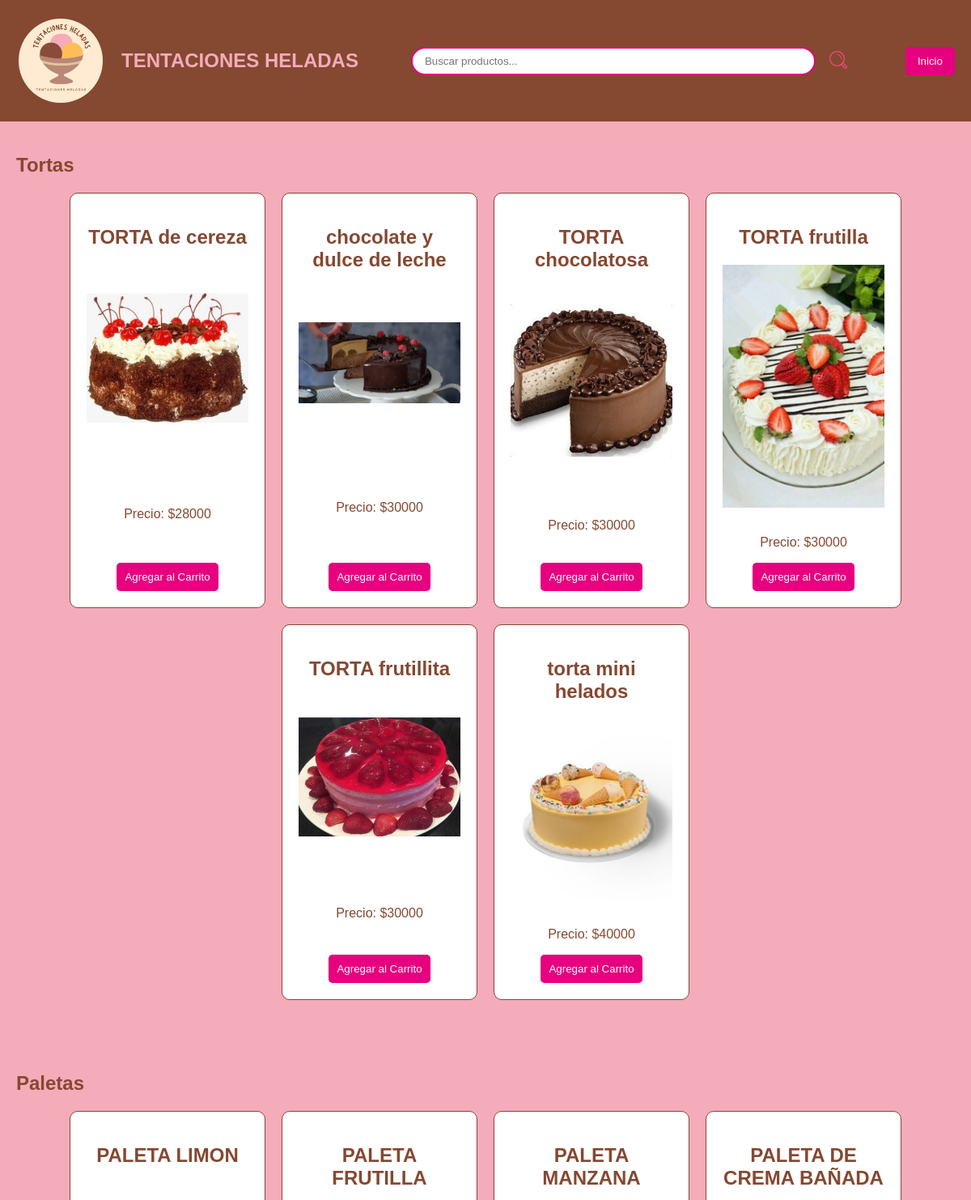
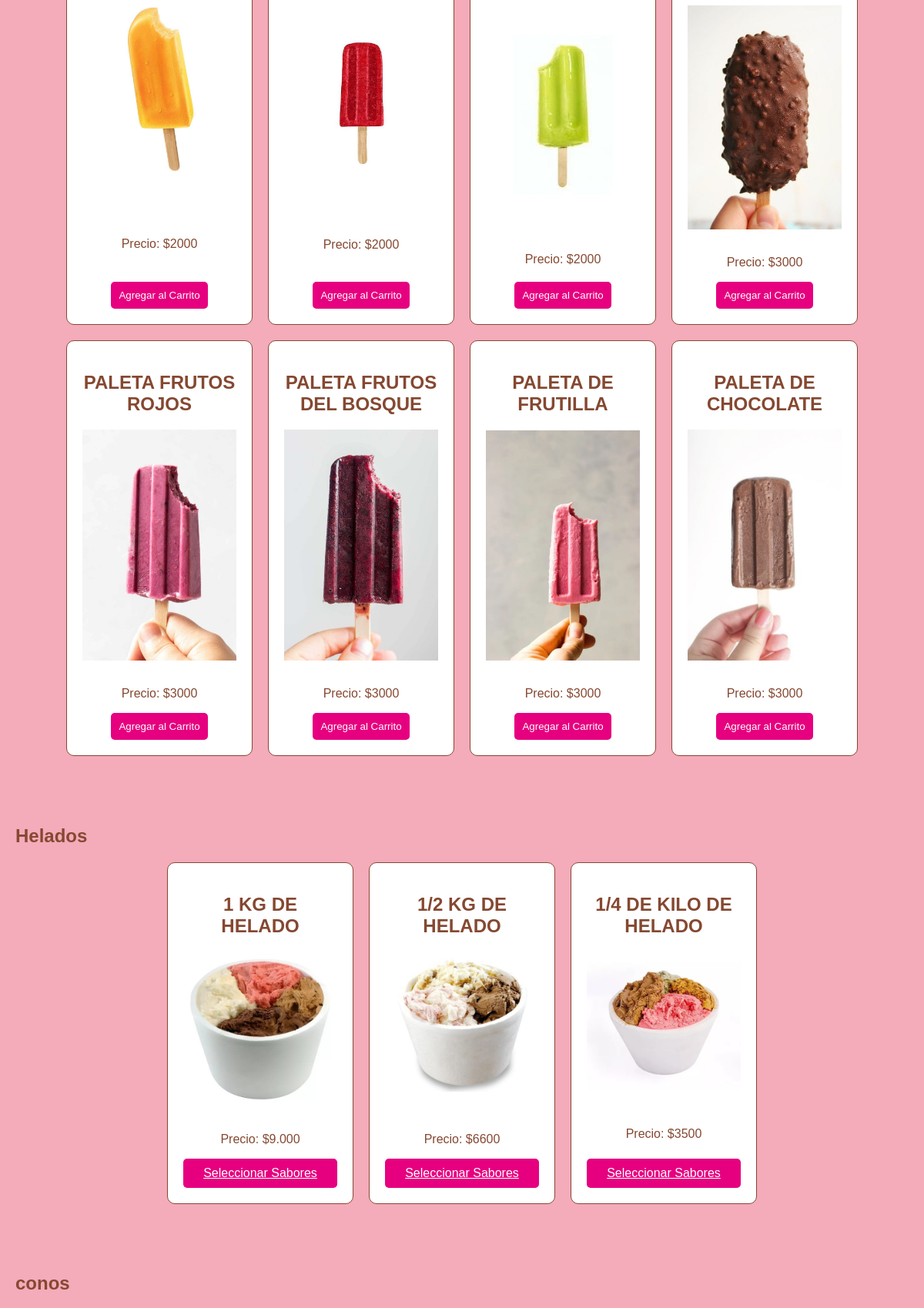
Screenshot of /cliente/helados_clientes.php (upper part) with the database file from the repository (2 pictures, top to bottom).
### tables this page shows
CREATE TABLE `productos` (
  `ID` int(255) NOT NULL,
  `nombre` varchar(255) NOT NULL,
  `categoria_id` int(11) DEFAULT NULL,
  `Precio` varchar(11) NOT NULL,
  `imagen` varchar(255) NOT NULL,
  `stock` varchar(255) NOT NULL
);

### cliente/helados_clientes.php (the view, shortened to what this page needs)
<?php
include '../db.php';
$query = "SELECT c.ID AS categoria_id, c.nombre AS categoria_nombre, p.ID AS producto_id, p.nombre AS producto_nombre, p.precio, p.imagen
          FROM categorias c
          LEFT JOIN productos p ON c.ID = p.categoria_id
          ORDER BY c.ID, p.ID";
$result = $conn->query($query);
$categorias = [];
while ($row = $result->fetch_assoc()) {
    $categoria_id = $row['categoria_id'];
    $categoria_nombre = htmlspecialchars($row['categoria_nombre']);
    $producto_id = $row['producto_id'];
    $producto_nombre = htmlspecialchars($row['producto_nombre']);
    $producto_precio = htmlspecialchars($row['precio']);
    $producto_imagen = htmlspecialchars($row['imagen']);
    if (!isset($categorias[$categoria_id])) {
        $categorias[$categoria_id] = [
            'nombre' => $categoria_nombre,
            'productos' => []
        ];
    }
    if ($producto_id) {
        $categorias[$categoria_id]['productos'][] = [
            'id' => $producto_id,
            'nombre' => $producto_nombre,
            'precio' => $producto_precio,
            'imagen' => $producto_imagen
        ];
    }
}
?>
<!DOCTYPE html>
<html lang="es">
<head>
</head>
<body>
    <header>
        <div class="header-left">
            <img class="logo" src="../img/logo.png" alt="logo">
            <h1>TENTACIONES HELADAS</h1>
        </div>
        <div class="search-container">
            <input type="search" id="searchInput" placeholder="Buscar productos...">
            <button class="search-btn" onclick="scrollToProduct()">
                <img src="../img/lupa.webp" alt="Buscar" style="width: 24px; height: 24px;">
            </button>
        </div>
        <button class="home-button" onclick="location.href='index-cliente.php'">Inicio</button>
    </header>
    <main>
        <?php foreach ($categorias as $categoria): ?>
            <h2><?php echo $categoria['nombre']; ?></h2>
            <div class="cajitamm">
                <?php foreach ($categoria['productos'] as $producto): ?>
                    <div class="cho">
                        <h2><?php echo $producto['nombre']; ?></h2>
                        <img class="publi" src="../img/<?php echo $producto['imagen']; ?>" height="250px"><br>
                        <p>Precio: $<?php echo $producto['precio']; ?></p>
                        <?php
                        if (($categoria['nombre'] == 'Helados' || $categoria['nombre'] == 'Conos') && $producto['id'] != 19): ?>
                            <a href="seleccionar_sabores.php?producto_id=<?= $producto['id'] ?>" class="select-button">Seleccionar Sabores</a>
                        <?php else: ?>
                            <form class="add" action="agregar_al_carrito.php" method="POST">
                                <button type="submit" class="select-button">Agregar al Carrito</button>
                            </form>
                        <?php endif; ?>
                    </div>
                <?php endforeach; ?>
            </div>
        <?php endforeach; ?>
    </main>
</body>
</html>

### cliente/helados_clientes.php (style rules this page uses)
body { font-family: Arial, sans-serif; background-color: #f4abba; color: #854831; margin: 0; padding: 0; }
.logo { max-width: 130px; }
header { background-color: #854831; color: #f4abba; padding: 10px; display: flex; align-items: center; justify-content: space-between; flex-wrap: wrap; }
.header-left { display: flex; align-items: center; }
.header-left h1 { margin-left: 10px; font-size: 24px; }
.search-container { flex: 1; display: flex; justify-content: center; margin: 10px 0; position: relative; }
input[type="search"] { border: 2px solid #e6007f; border-radius: 20px; padding: 8px 40px 8px 15px; outline: none; color: #333; width: 100%; max-width: 500px; transition: border-color 0.3s ease; }
.search-btn { background-color: transparent; border: none; cursor: pointer; margin-left: 10px; transition: transform 0.2s; }
.home-button { background-color: #e6007f; border: none; border-radius: 5px; padding: 10px 15px; color: white; cursor: pointer; margin-right: 10px; }
main { padding: 20px; }
.cajitamm { display: flex; flex-wrap: wrap; gap: 20px; justify-content: center; padding-bottom: 6%; }
.cho { border: 1px solid #854831; border-radius: 10px; padding: 20px; background-color: #ffffff; width: 200px; text-align: center; display: flex; flex-direction: column; justify-content: space-between; transition: transform 0.3s; }
.publi { width: 100%; height: auto; }
.select-button { background-color: #e6007f; color: white; border: none; border-radius: 5px; padding: 10px; cursor: pointer; transition: background-color 0.3s ease, transform 0.2s ease; }

### rows the page displays
productos: nombre "TORTA de cereza", imagen (picture), Precio "28000"
productos: nombre "chocolate y dulce de leche", imagen (picture), Precio "30000"
productos: nombre "TORTA chocolatosa", imagen (picture), Precio "30000"
productos: nombre "TORTA frutilla", imagen (picture), Precio "30000"
productos: nombre "TORTA frutillita", imagen (picture), Precio "30000"
productos: nombre "torta mini helados", imagen (picture), Precio "40000"
productos: nombre "PALETA LIMON", imagen (picture), Precio "2000"
productos: nombre "PALETA FRUTILLA", imagen (picture), Precio "2000"
productos: nombre "PALETA MANZANA", imagen (picture), Precio "2000"
productos: nombre "PALETA DE CREMA BAÑADA", imagen (picture), Precio "3000"
productos: nombre "PALETA FRUTOS ROJOS", imagen (picture), Precio "3000"
productos: nombre "PALETA FRUTOS DEL BOSQUE", imagen (picture), Precio "3000"
productos: nombre "PALETA DE FRUTILLA", imagen (picture), Precio "3000"
productos: nombre "PALETA DE CHOCOLATE", imagen (picture), Precio "3000"
productos: nombre "1 KG DE HELADO", imagen (picture), Precio "9.000"
productos: nombre "1/2 KG DE HELADO", imagen (picture), Precio "6600"
productos: nombre "1/4 DE KILO DE HELADO", imagen (picture), Precio "3500"

### other values shown
$categoria['nombre'] "Tortas"
$categoria['nombre'] "Paletas"
$categoria['nombre'] "Helados"
$categoria['nombre'] "conos"
